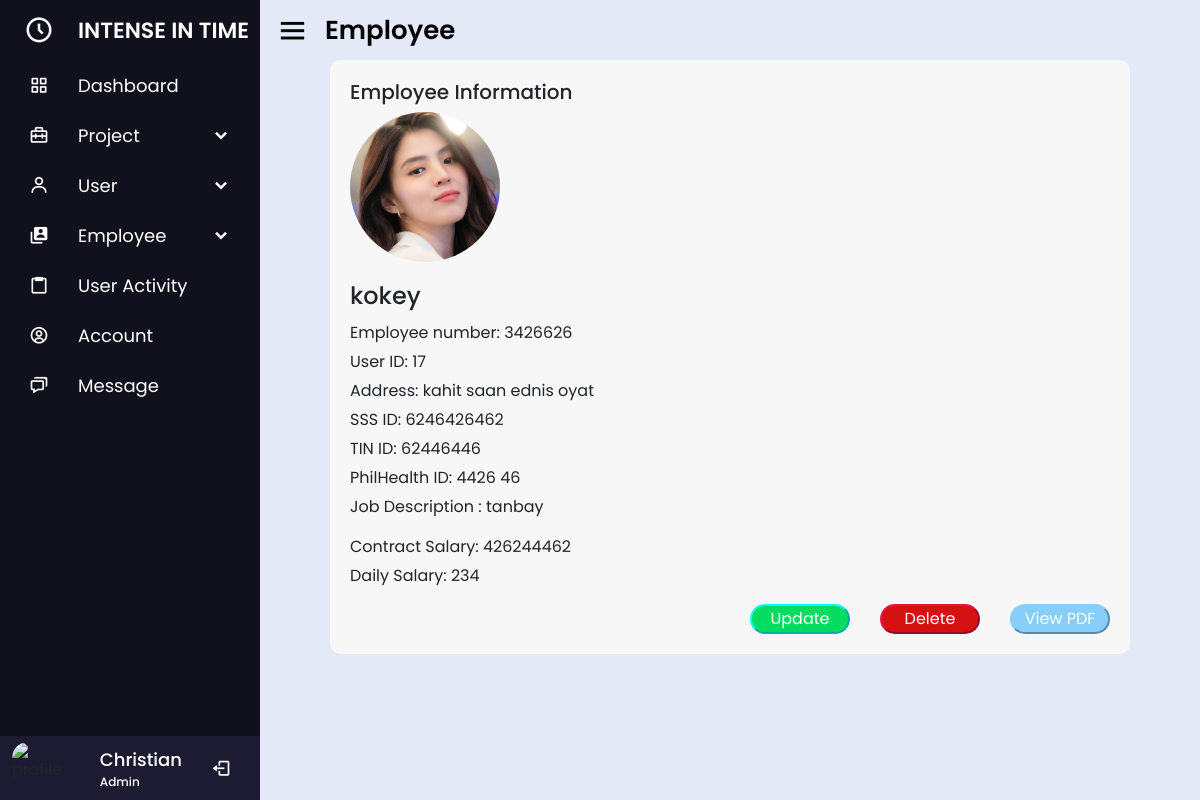
Page /functions/employeeFunction/viewinfo.php?Employeid=1 on the committed database.
### tables this page shows
CREATE TABLE `employeeinfo` (
  `employeeId` int(25) NOT NULL,
  `employeename` varchar(50) NOT NULL,
  `employeeNumber` int(25) NOT NULL,
  `userId` int(25) NOT NULL,
  `address` varchar(100) NOT NULL,
  `sssId` varchar(25) NOT NULL,
  `tinId` varchar(25) NOT NULL,
  `philhealthId` varchar(25) NOT NULL,
  `jobDescription` varchar(50) NOT NULL,
  `contractSalary` varchar(50) NOT NULL,
  `dailySalary` varchar(50) NOT NULL,
  `profilePicture` blob NOT NULL
);

### functions/employeeFunction/viewinfo.php (the view, shortened to what this page needs)
<?php
            $basePath = $_SERVER['DOCUMENT_ROOT'];
            include $basePath . "/COMPANY/SideBar/adminSidebar.php";
    ?>
    <section class="home-section">
    <div class="home-content">
    <i class='bx bx-menu'></i>
    <span class="text">Employee</span>
    </div>
    <div class="main-content">
    <div class="view-emp-profile ">
    <h5>Employee Information </h5>
    <?php
     $employeeId = $_GET['Employeid'];
        include 'connect.php';
        $querry = "SELECT * FROM employeeinfo WHERE employeeId  ='$employeeId'";
        $querry_run = mysqli_query($con , $querry );
        if(mysqli_num_rows($querry_run) > 0)
        {
            foreach($querry_run as $row)
            {
            ?>
        <img src="<?php echo $row['profilePicture'];?>" alt="Profile Picture" class="view-emp-profile-picture">
        <h2 class="view-emp-employee-name"><?php echo $row['employeename'];?></h2>
        <ul class="view-emp-employee-details">
            <li>Employee number: <?php echo $row['employeeNumber'];?></li>
            <li>User ID: <?php echo $row['userId'];?></li>
            <li>Address: <?php echo $row['address'];?></li>
            <li>SSS ID: <?php echo $row['sssId'];?></li>
            <li>TIN ID: <?php echo $row['tinId'];?></li>
            <li>PhilHealth ID: <?php echo $row['philhealthId'];?></li>
            <li>Job Description : <?php echo $row['jobDescription'];?></li>
        </ul>
        <ul class="view-emp-salary-details">
            <li>Contract Salary: <?php echo $row['contractSalary'];?></li>
            <li>Daily Salary: <?php echo $row['dailySalary'];?></li>
        </ul>
        <?php
        }
        }
        else
        {
            echo "No Records found";
        }
?>
        <div class="view-emp-button-con">
         <button type="submit" class="view-emp-update-view" name="submit">Update</button>
         <button type="submit" class="view-emp-delete-view" name="submit">Delete</button>
        <button type="submit" class="view-emp-view" name="submit">View PDF</button>
        </div>
    </div>
                </div>
    </section>
</body>
</html>

### css/sidebar.css (style rules this page uses)
* { margin: 0; padding: 0; box-sizing: border-box; font-family: 'Open Sans', sans-serif; }
.home-section { position: relative; background: #E4E9F7; overflow: auto; height: 100vh; left: 260px; width: calc(100% - 260px); transition: all 0.5s ease; }
.home-section .home-content { height: 60px; display: flex; align-items: center; }
.home-section .home-content .bx-menu, .home-section .home-content .text { color: #040404; font-size: 35px; }
.home-section .home-content .bx-menu { margin: 0 15px; cursor: pointer; }
.home-section .home-content .text { font-size: 26px; font-weight: 600; }

### css/user.css (style rules this page uses)
* { margin: 0; padding: 0; }

### css/projectinfos.css (style rules this page uses)
* { margin: 0; padding: 0; font-family: 'Poppins', sans-serif; }

### css/projectchat.css (style rules this page uses)
::placeholder { color: #fff; }

### css/employeeviewinfo.css (style rules this page uses)
.view-emp-profile { max-width: 800px; margin: 0 auto; padding: 20px; background-color: #f7f7f7; border-radius: 10px; }
.view-emp-profile-picture { width: 150px; height: 150px; object-fit: cover; border-radius: 50%; margin-bottom: 20px; }
.view-emp-employee-name { font-size: 24px; margin-bottom: 10px; }
.view-emp-employee-details, .view-emp-salary-details { list-style-type: none; padding: 0; }
.view-emp-employee-details li, .view-emp-salary-details li { margin-bottom: 5px; }
.view-emp-button-con { display: flex; justify-content: space-between; }
.view-emp-view { margin-left: 700px; color:white; background-color: lightskyblue; height: 30px; width:100px; border-radius:25px; border-color: lightskyblue; margin-left: 0px; }
.view-emp-delete-view { margin-left: 700px; color:white; background-color: rgb(213, 17, 17); height: 30px; width:100px; border-radius:25px; border-color: rgb(232, 18, 72); margin-left: 0px; }
.view-emp-update-view { margin-left: 700px; color:white; background-color: rgb(6, 220, 95); height: 30px; width:100px; border-radius:25px; border-color: rgb(0, 255, 255); margin-left: 400px; }

### rows in the picture
employeeinfo: profilePicture (picture), employeename "kokey", employeeNumber "3426626", userId "17", address "kahit saan ednis oyat", sssId "6246426462", tinId "62446446", philhealthId "4426 46", jobDescription "tanbay", contractSalary "426244462", dailySalary "234"
